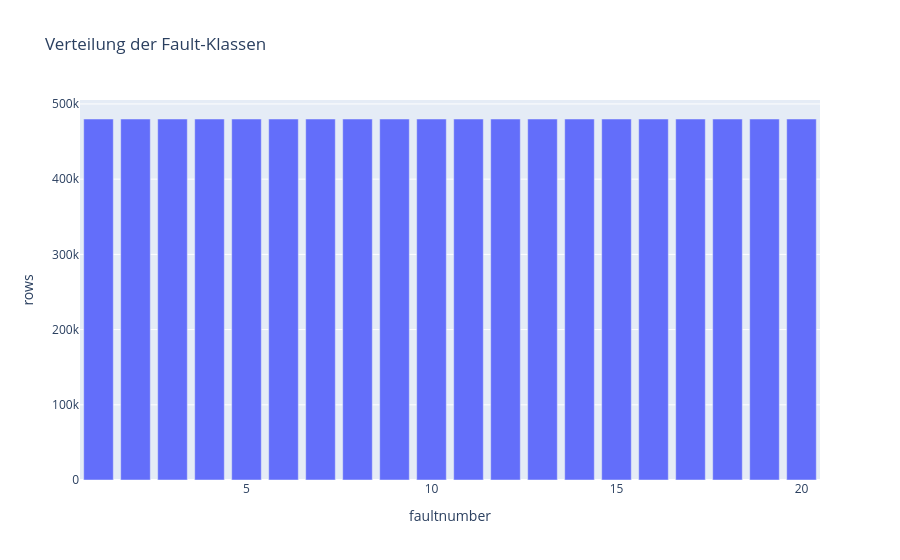

The cell this chart's notebook holds for it:
### Markdown cell above
## 3. Fault-Verteilung

Die Balkengrafik zeigt, wie sich die Zielklassen im ausgewählten Datensatz verteilen. Wenn eine Fault-Klasse deutlich häufiger vorkommt als andere, ist das ein Hinweis auf Klassenungleichgewicht.

Für die Modellierung ist das relevant, weil ein AutoML-System sonst dazu neigt, die Mehrheitsklasse zu bevorzugen. Dann wirkt die reine Accuracy oft besser, als das Modell in der Anomalieerkennung tatsächlich ist.

### Code cell
label_column = next((column for column in ("faultnumber", "fault_id", "label") if column in df.columns), None)

if label_column is None:
    print("Keine Zielspalte für Fault-Klassen gefunden.")
else:
    fault_counts = df[label_column].value_counts(dropna=False).sort_index()
    fault_summary = fault_counts.rename_axis(label_column).reset_index(name="rows")
    display(fault_summary)

    fig = px.bar(
        fault_summary,
        x=label_column,
        y="rows",
        title="Verteilung der Fault-Klassen",
        labels={label_column: label_column, "rows": "rows"},
    )
    fig.show()

### Figure 1 — Plotly figure (JSON) as saved in the notebook; plotly's stock layout.template omitted (floating-point values rounded to 4 significant figures)
{"data": [{"hovertemplate": "faultnumber=%{x}<br>rows=%{y}<extra></extra>", "legendgroup": "", "marker": {"color": "#636efa", "pattern": {"shape": ""}}, "name": "", "orientation": "v", "showlegend": false, "textposition": "auto", "type": "bar", "x": [1, 2, 3, 4, 5, 6, 7, 8, 9, 10, 11, 12, 13, 14, 15, 16, 17, 18, 19, 20], "xaxis": "x", "y": [480000, 480000, 480000, 480000, 480000, 480000, 480000, 480000, 480000, 480000, 480000, 480000, 480000, 480000, 480000, 480000, 480000, 480000, 480000, 480000], "yaxis": "y"}], "layout": {"barmode": "relative", "legend": {"tracegroupgap": 0}, "title": {"text": "Verteilung der Fault-Klassen"}, "xaxis": {"anchor": "y", "domain": [0, 1], "title": {"text": "faultnumber"}}, "yaxis": {"anchor": "x", "domain": [0, 1], "title": {"text": "rows"}}}}
